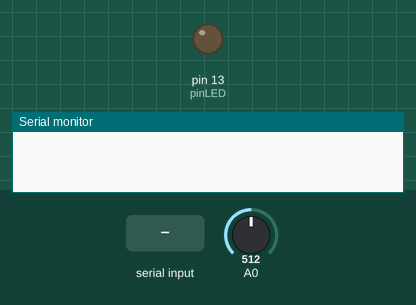
Recording of a sketch running on a simulated Arduino Uno, built with avr-gcc and run on an emulated ATmega328P. Shown: output pins drawn as LEDs (lit = HIGH), the last lines printed to the serial monitor. The inputs (shaded band) are chosen by the test bench; at power-on: A0 = 512.

Above: at 1.2 s.
1.3 s: "s" received over Serial
At 2.35 s:
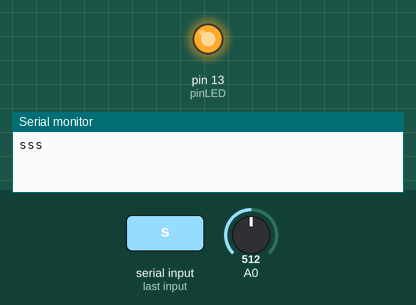
4.3 s: "e" received over Serial
Timing chart, 0 to 7.3 s (numbered marks = the images above; inputs shaded):
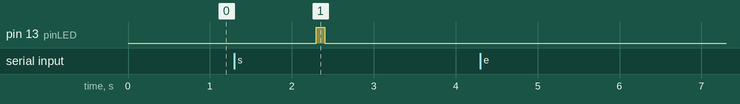

Measured:
- after the input at 1.3 s, pin 13 (pinLED): LOW → HIGH after 1.0 s, → LOW 0.10 s later

The sketch:

Arduino_ReadIR_v2.ino
```cpp
#define pinLED 13
#include <SoftwareSerial.h>

bool start = false;
long startTime=0;
long elapsedTime=0;
long fractional;
int count = 0;


void setup() {
pinMode(A0,INPUT);
pinMode(pinLED,OUTPUT);
digitalWrite(pinLED,LOW);
digitalWrite(A0,LOW);
Serial.begin(115200);
}

void loop() {
  //Read the Serial
  if (Serial.available()>0)
  {
    // 'e' -> Stop Sweep
    // 's' -> Start Sweep
    String buff = Serial.readString();
    Serial.flush();
    // String1.indexOf(char) returns the index of where the char is found in String1 or -1 if char is not in String1
    if (buff.indexOf("e")!=-1) {start = false;}

    if (buff.indexOf("s")!=-1) {
      // Print 3 start codons so that the python code wont miss it
      Serial.print("s");
      Serial.print("s");
      Serial.print("s");

      digitalWrite(pinLED,HIGH);
      start = true;
      delay(100);
      startTime = micros();
      count = 0;
      Serial.println("");
    }

  }

  if (start){
    // Blink the LED
    if (count%50==0) {digitalWrite(pinLED,HIGH);}
    else { digitalWrite(pinLED,LOW);}

    printTime(startTime);
    Serial.print(",");
    int IR = analogRead(A0);
    Serial.println(IR);
    count++;
//    delay(5); // ******LOWER THIS*******
    if (count>=8000) {
      start=false;
      // Send the Stop Codon to python
      Serial.println("***");
      digitalWrite(pinLED,LOW);
      count = 0;
    }
  }
}

void printTime(long startTime) {
  elapsedTime =   micros() - startTime;  // store elapsed time
  Serial.print( (int)(elapsedTime / 1000L));         // divide by 1000 to convert to milliseconds - then cast to an int to print
  Serial.print(".");                             // print decimal point
  fractional = (int)(elapsedTime % 1000L);
  if (fractional == 0)
    Serial.print("000");      // add three zero's
  else if (fractional < 10)    // if fractional < 10 the 0 is ignored giving a wrong time, so add the zeros
    Serial.print("00");       // add two zeros
  else if (fractional < 100)
    Serial.print("0");        // add one zero
  Serial.print(fractional);  // print fractional part of time
}
```
